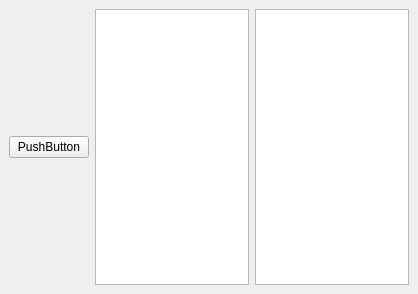
<?xml version="1.0" encoding="UTF-8"?>
<ui version="4.0">
 <class>MainWindow</class>
 <widget class="QMainWindow" name="MainWindow">
  <property name="geometry">
   <rect>
    <x>0</x>
    <y>0</y>
    <width>418</width>
    <height>294</height>
   </rect>
  </property>
  <property name="windowTitle">
   <string>MainWindow</string>
  </property>
  <widget class="QWidget" name="centralwidget">
   <layout class="QHBoxLayout" name="horizontalLayout">
    <item>
     <widget class="QPushButton" name="pushButton">
      <property name="text">
       <string>PushButton</string>
      </property>
     </widget>
    </item>
    <item>
     <widget class="QGraphicsView" name="graphicsView_1"/>
    </item>
    <item>
     <widget class="QGraphicsView" name="graphicsView_2"/>
    </item>
   </layout>
  </widget>
 </widget>
 <resources/>
 <connections/>
</ui>
